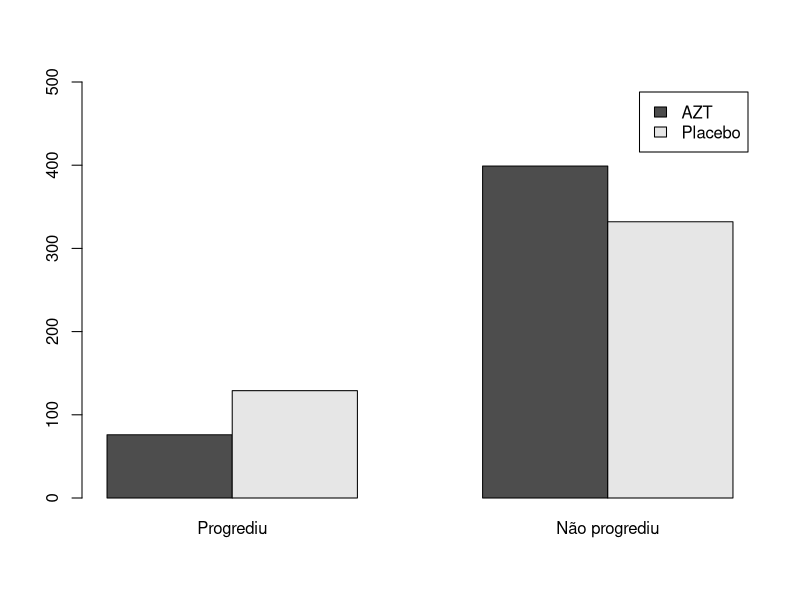

Here is the R script that generated this plot:
prog <- c(76, 129)
nprog <- c(399,332)
exemplo8.1 <- cbind(prog, nprog)
rownames(exemplo8.1) <- c("AZT", "Placebo")
colnames(exemplo8.1) <- c("Progrediu", "Não progrediu")

png("Aulas/Teste_qui2/barplot.png")
barplot(exemplo8.1, beside = T, ylim = c(0,500), legend.text = T)
dev.off()

exemplo3 <- matrix(c(157, 18, 54, 268, 44, 34), byrow = T, nrow = 2)
colnames(exemplo3) <- c("confirmado", "incompleto", "incorreto")
rownames(exemplo3) <- c("A", "B")
